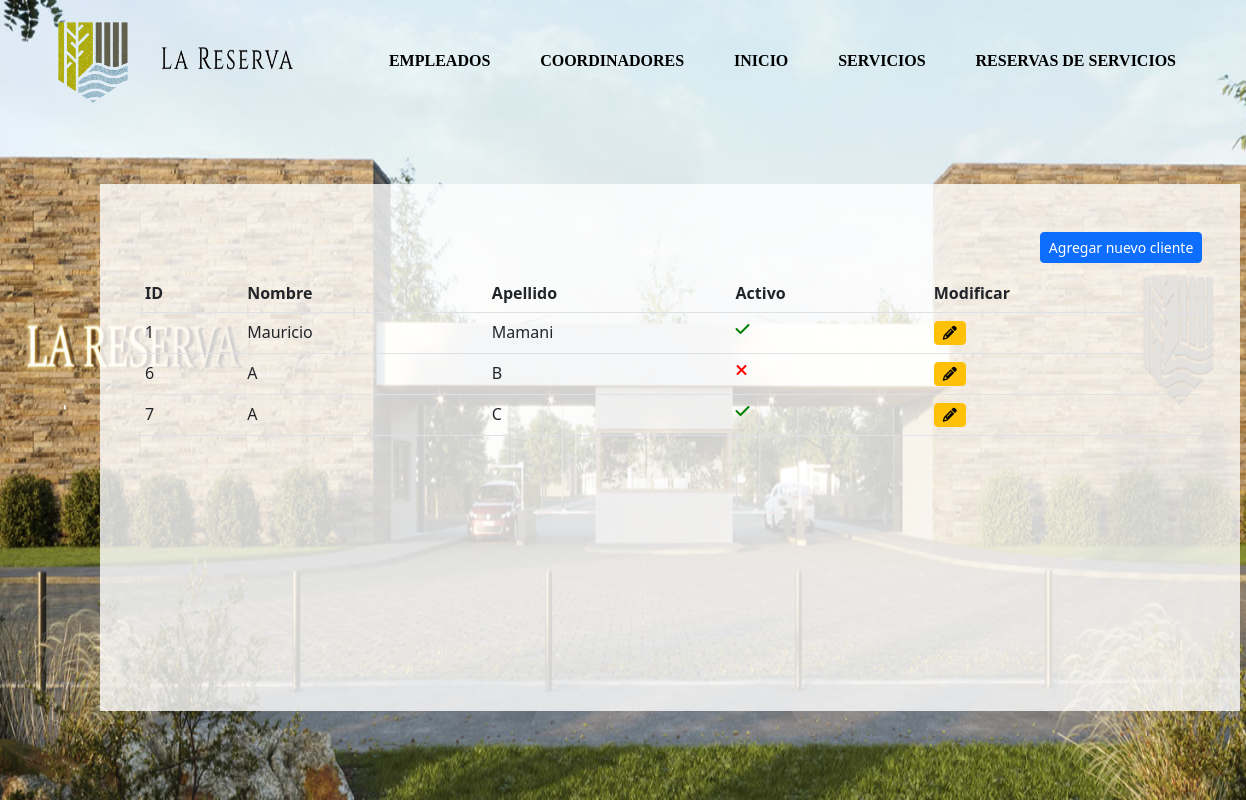
Screenshot of /reservas/clientes/listado/ with the database file from the repository.
### reservas/models.py (models this page shows, shortened)
class Cliente(models.Model):
    nombre = models.CharField(verbose_name="Nombre",max_length=50)
    apellido = models.CharField(verbose_name="Apellido",max_length=50)
    activo = models.BooleanField(verbose_name="Activo",default=True)

### reservas/views.py (the view)
# urls.py: path('clientes/listado/', views.listado_clientes, name="listado_clientes"),
def listado_clientes(request):
    clientes = Cliente.objects.all()
    context = {
        "clientes": clientes
    }
    return render(request, "reservas/listar_clientes.html", context)

### reservas/templates/reservas/listar_clientes.html (shortened to what this page needs)
{% load static %}
<link rel="stylesheet" href="{% static 'css/home.css' %}">
 <link rel="stylesheet" href="{% static 'css/listados.css' %}" />
 <link rel="stylesheet" href="https://cdnjs.cloudflare.com/ajax/libs/font-awesome/6.2.1/css/all.min.css" />
 <link rel="stylesheet" href="https://cdn.jsdelivr.net/npm/bootstrap@5.2.3/dist/css/bootstrap.min.css" />
<div class="cabecera">
    <div>
        <img src="{% static 'img/BANNER-01.png' %}" alt="" width="100%" id="fondo">
    </div>
    <div class="navegar">
        <div id="div_logo">
            <img src="{% static 'img/resetImage.png' %}" alt="" id="logo">
            <img src="{% static 'img/resetImage (1).png' %}" alt="" id="logo_letra">
        </div>
        <div id="nav">
            <a href="{% url 'listado_empleados' %}" class="a">EMPLEADOS</a>
            <a href="{% url 'listado_coordinadores' %}" class="a">COORDINADORES</a>
            <a href="{% url 'home' %}" class="a">INICIO</a>
            <a href="{% url 'listado_servicios' %}" class="a">SERVICIOS</a>
            <a href="{% url 'listado_reservas_de_servicios' %}" class="a">RESERVAS DE SERVICIOS</a>
        </div>
    </div>
    <div class="container mt-4" id="tabla">
        <div class="row">
            <div class="col-sm-12 col-md-12 col-lg-12 col-xl-12">
                <a href="{% url 'registrar_cliente' %}" id="nuevo"><button class='btn btn-sm btn-primary'>Agregar nuevo cliente</button></a>
                <div class="table-responsive" id="div1">
                    <table id="listado" class="table">
                        <thead>
                            <tr>
                                <th>ID</th>
                                <th>Nombre</th>
                                <th>Apellido</th>
                                <th>Activo</th>
                                <th>Modificar</th>
                            </tr>
                        </thead>
                        <tbody>
                            {% for cliente in clientes %}
                            <tr>
                                <td>{{cliente.id}}</td>
                                <td>{{cliente.nombre}}</td>
                                <td>{{cliente.apellido}}</td>
                                {% if cliente.activo %}
                                    <td><a href="{% url 'desactivar_cliente' cliente.id %}"><i class='fa-solid fa-check' style='color: green;'></a></td>
                                {% else %}
                                    <td><a href="{% url 'activar_cliente' cliente.id %}"><i class='fa-solid fa-xmark' style='color: red;'></a></td>
                                {% endif %}
                                <td><a href="{% url 'modificar_cliente' cliente.id %}"><button class='btn btn-sm btn-warning'><i class='fa-solid fa-pencil'></i></button></a></td>
                            </tr>
                            {% endfor %}
                        </tbody>
                    </table>
                </div>
            </div>
        </div>
    </div>
</div>

### ProyectoAlkemy/static/css/home.css (style rules this page uses)
* { margin: 0px; padding: 0px; box-sizing: border-box; }
.cabecera { position: relative; }
.navegar { width: 100%; position: absolute; top: 0; display: grid; grid-template-columns: 25% auto; gap: 20px; padding: 15px 25px; }
#div_logo { display: flex; justify-content: space-evenly; }
#logo { width: 25%; }
#logo_letra { margin: 10% 0; width: 45%; height: 28%; }
#nav { display: flex; justify-content: space-around; padding: 20px; align-items: center; }
#fondo { height: 100%; }
.a { color: black; font-size: 1em; font-weight: 800; text-decoration: none; font-family: 'Times New Roman', Times, serif; }

### ProyectoAlkemy/static/css/listados.css (style rules this page uses)
* { margin: 0px; padding: 0px; box-sizing: border-box; }
.cabecera { position: relative; }
.navegar { width: 100%; position: absolute; top: 0; display: grid; grid-template-columns: 25% auto; gap: 20px; padding: 15px 25px; }
#div_logo { display: flex; justify-content: space-evenly; }
#logo { width: 25%; }
#logo_letra { margin: 10% 0; width: 45%; height: 28%; }
#nav { display: flex; justify-content: space-around; padding: 20px; align-items: center; }
#fondo { height: 100%; }
.a { color: black; font-size: 1em; font-weight: 800; text-decoration: none; font-family: 'Times New Roman', Times, serif; }
#tabla { position: absolute; top: 20%; background-color: rgba(255, 255, 255, 0.8); padding: 3%; margin: 8%; }
#nuevo { display: flex; justify-content: right; padding: 1% 0; }
#div1 { overflow:scroll; height:400px; width:100%; }
#listado { width:100%; }

### rows the page displays
Cliente: id "1", nombre "Mauricio", apellido "Mamani", activo True (drawn)
Cliente: id "6", nombre "A", apellido "B", activo False (drawn)
Cliente: id "7", nombre "A", apellido "C", activo True (drawn)
